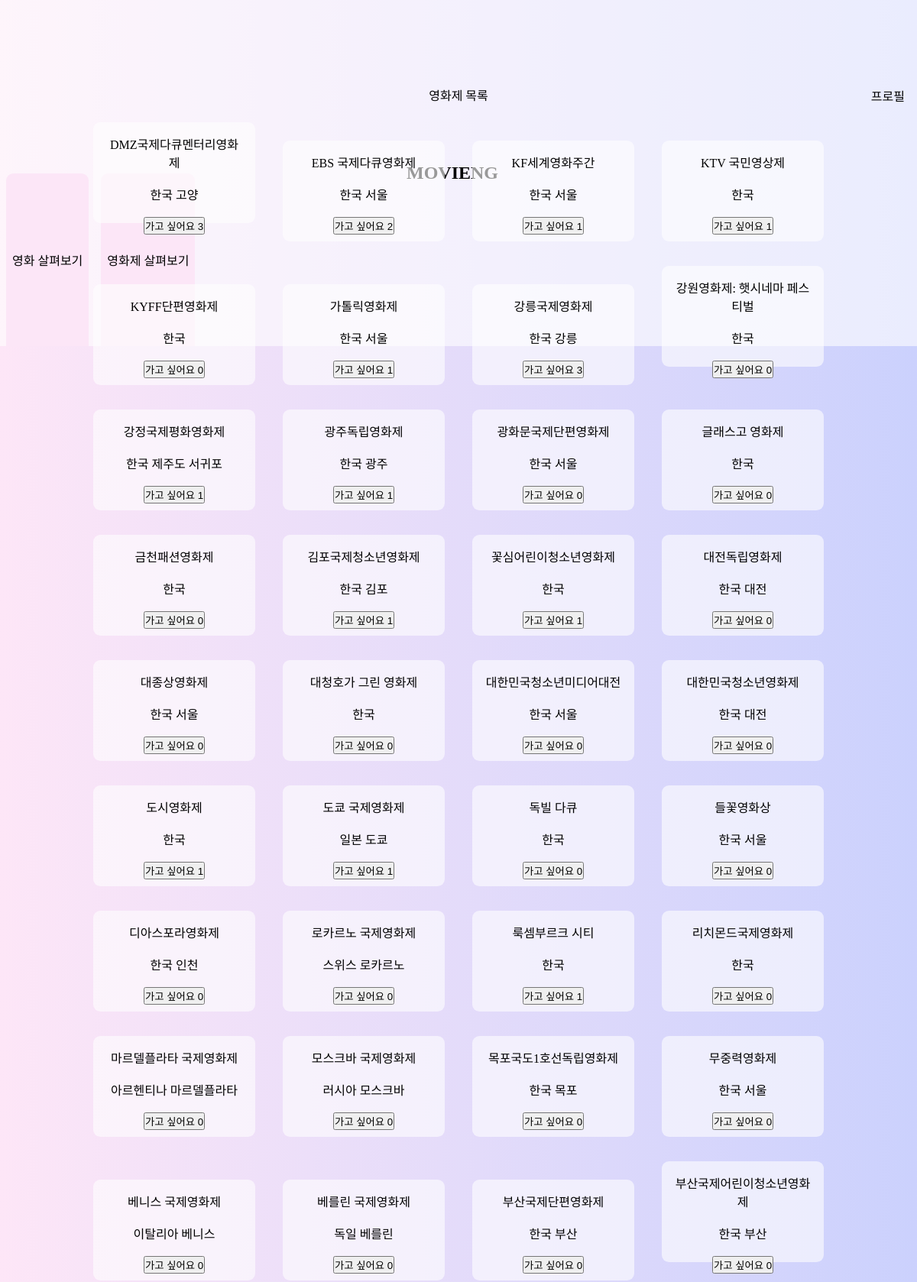
Page /festival/interest.php (upper part) on the committed database.
### tables this page shows
CREATE TABLE `festival` (
  `festival_id` int(11) NOT NULL AUTO_INCREMENT,
  `kor_title` varchar(255) NOT NULL,
  `eng_title` varchar(255) NOT NULL,
  `continent` varchar(50) NOT NULL,
  `nation` varchar(50) NOT NULL,
  `city` varchar(50) NOT NULL,
  `url` varchar(255) NOT NULL,
  `main` varchar(5) NOT NULL,
  `interest_count` int(11) NOT NULL DEFAULT 0,
  PRIMARY KEY (`festival_id`)
);

### festival/interest.php (called while the page is built, shortened)
<?php
include 'list.php';

### festival/list.php (the view, shortened to what this page needs)
<?php
$mysqli = mysqli_connect("localhost", "team01", "team01", "team01");
if(mysqli_connect_errno()){
    printf("Connected failed : %s\n", mysqli_connect_error());
    exit();
} else {
    $sql = "SELECT * FROM festival ORDER BY kor_title";
    $res = mysqli_query($mysqli, $sql);
}
?>
<!DOCTYPE html>
<html lang="ko">
    <head>
        <link rel="stylesheet" href="./list.css" />
        <link rel="stylesheet" href="./base.css" />
    </head>
    <body>
        <div class="header_container">
            <header>
                <div class="navigator">
                    <nav>
                        <ul>
                            <li><a href="../movie/list.php">영화 살펴보기</a></li>
                            <li><a href="./list.php">영화제 살펴보기</a></li>
                        </ul>
                    </nav>
                </div>
                <div class="logo" onclick="location.href='../info/home/home.php';"><h2>MOVIENG</h2></div>
                <div class="profile">
                    <nav>
                        <a href="../info/mypage/mypage.php">프로필</a>
                    </nav>
                </div>
            </header>
        </div>
        <div class = "content">
            <div class="festival_container">
                <div class="festival_title_container"><span class="festival_title">영화제 목록</span></div>
                <?php
                    if ($res) {
                        while($newArray = mysqli_fetch_array($res, MYSQLI_ASSOC)) { ?>
                            <div class="festival_list_container">
                                <span class="festival_title"  onclick="window.location.href='./detail.php?festival_id=<?=$newArray['festival_id']?>'"><?php $title = $newArray['kor_title']; echo $title;?></span></br></br>
                                <span class="festival_nation"  onclick="window.location.href='./detail.php?festival_id=<?=$newArray['festival_id']?>'"><?php $nation = $newArray['nation']; echo $nation;?></span>
                                <span class="festival_city"  onclick="window.location.href='./detail.php?festival_id=<?=$newArray['festival_id']?>'"><?php $city = $newArray['city']; echo $city;?></span></br></br>
                                <button class="festival_interest_btn" onclick="window.location.href='./interest.php?festival_id=<?=$newArray['festival_id']?>'">
                                    가고 싶어요
                                    <?php $interest_count = $newArray['interest_count'];?></a>
                                    <span class="festival_interest_cnt">
                                        <?php echo $interest_count;?>
                                    </span>
                                </button>
                            </div>
                        <?php }
                    } else {
                        printf("결과를 불러오는 데 실패하였습니다 : %s\n", mysqli_error($mysqli));
                    } ?>
            </div>
        </div>
    </body>
</html>

### festival/list.css (style rules this page uses)
* { padding: 0; margin: 0; }
a { text-decoration: none; color: #000; }
html { width: 100%; height: 100%; display: flex; align-items: center; }
body { width: 100%; height: 100%; display: flex; flex-direction: column; margin: 0 auto; justify-content: center; text-align: center; position: relative; background: linear-gradient(to left, #cbd1fd, #fde6f7); }
.header_container { width: 100%; height: 10%; margin: 0 auto; position: absolute; top: 0; }
header { width: 100%; height: 100%; background-color: rgba(255, 255, 255, 0.6); display: flex; align-items: center; justify-content: space-between; }
.navigator { width: 100%; height: 100%; display: flex; justify-content: space-between; }
.profile { width: 100%; height: 50%; display: flex; justify-content: right; padding-right: 1rem; }
ul { width: 100%; height: 50%; display: flex; flex-direction: row; position: absolute; bottom: 0; justify-content: left; }
header ul > li { font-size: 1rem; margin-inline: 0.5rem; padding-inline: 0.5rem; background-color: #fce6f7; border-radius: 0.6rem 0.6rem 0rem 0rem; display: flex; align-items: center; }
.festival_title_container { margin-bottom: 0.5rem; }
.festival_container { width: 100%; max-width : 3000px; margin: auto; }
.festival_list_container { width: 15%; height : 100px; display: inline-block; margin: 1rem; padding: 1rem; background: rgba(255, 255, 255, 0.6); border-radius: 0.6rem; }

### festival/base.css (style rules this page uses)
* { padding: 0; margin: 0; }
a { text-decoration: none; color: #000; }
html { width: 100%; height: 100%; display: flex; align-items: center; }
body { width: 100%; height: 100%; display: flex; flex-direction: column; margin: 0 auto; justify-content: center; text-align: center; position: relative; background: linear-gradient(to left, #cbd1fd, #fde6f7); }
.logo { cursor: pointer; }
.header_container { width: 100%; height: 10%; margin: 0 auto; position: absolute; top: 0; }
header { width: 100%; height: 100%; background-color: rgba(255, 255, 255, 0.6); display: flex; align-items: center; justify-content: space-between; }
.navigator { width: 100%; height: 100%; display: flex; justify-content: space-between; }
.profile { width: 100%; height: 50%; display: flex; justify-content: right; padding-right: 1rem; }
ul { width: 100%; height: 50%; display: flex; flex-direction: row; position: absolute; bottom: 0; justify-content: left; }
header ul > li { font-size: 1rem; margin-inline: 0.5rem; padding-inline: 0.5rem; background-color: #fce6f7; border-radius: 0.6rem 0.6rem 0rem 0rem; display: flex; align-items: center; }
.content { width: 100%; position: absolute; top: 7rem; display: flex; flex-direction: column; }

### rows in the picture
festival: kor_title "DMZ국제다큐멘터리영화제", nation "한국", city "고양", interest_count "3"
festival: kor_title "EBS 국제다큐영화제", nation "한국", city "서울", interest_count "2"
festival: kor_title "KF세계영화주간", nation "한국", city "서울", interest_count "1"
festival: kor_title "KTV 국민영상제", nation "한국", interest_count "1"
festival: kor_title "KYFF단편영화제", nation "한국", interest_count "0"
festival: kor_title "가톨릭영화제", nation "한국", city "서울", interest_count "1"
festival: kor_title "강릉국제영화제", nation "한국", city "강릉", interest_count "3"
festival: kor_title "강원영화제: 햇시네마 페스티벌", nation "한국", interest_count "0"
festival: kor_title "강정국제평화영화제", nation "한국", city "제주도 서귀포", interest_count "1"
festival: kor_title "광주독립영화제", nation "한국", city "광주", interest_count "1"
festival: kor_title "광화문국제단편영화제", nation "한국", city "서울", interest_count "0"
festival: kor_title "글래스고 영화제", nation "한국", interest_count "0"
festival: kor_title "금천패션영화제", nation "한국", interest_count "0"
festival: kor_title "김포국제청소년영화제", nation "한국", city "김포", interest_count "1"
festival: kor_title "꽃심어린이청소년영화제", nation "한국", interest_count "1"
festival: kor_title "대전독립영화제", nation "한국", city "대전", interest_count "0"
festival: kor_title "대종상영화제", nation "한국", city "서울", interest_count "0"
festival: kor_title "대청호가 그린 영화제", nation "한국", interest_count "0"
festival: kor_title "대한민국청소년미디어대전", nation "한국", city "서울", interest_count "0"
festival: kor_title "대한민국청소년영화제", nation "한국", city "대전", interest_count "0"
festival: kor_title "도시영화제", nation "한국", interest_count "1"
festival: kor_title "도쿄 국제영화제", nation "일본", city "도쿄", interest_count "1"
festival: kor_title "독빌 다큐", nation "한국", interest_count "0"
festival: kor_title "들꽃영화상", nation "한국", city "서울", interest_count "0"
festival: kor_title "디아스포라영화제", nation "한국", city "인천", interest_count "0"
festival: kor_title "로카르노 국제영화제", nation "스위스", city "로카르노", interest_count "0"
festival: kor_title "룩셈부르크 시티", nation "한국", interest_count "1"
festival: kor_title "리치몬드국제영화제", nation "한국", interest_count "0"
festival: kor_title "마르델플라타 국제영화제", nation "아르헨티나", city "마르델플라타", interest_count "0"
festival: kor_title "모스크바 국제영화제", nation "러시아", city "모스크바", interest_count "0"
festival: kor_title "목포국도1호선독립영화제", nation "한국", city "목포", interest_count "0"
festival: kor_title "무중력영화제", nation "한국", city "서울", interest_count "0"
festival: kor_title "베니스 국제영화제", nation "이탈리아", city "베니스", interest_count "0"
festival: kor_title "베를린 국제영화제", nation "독일", city "베를린", interest_count "0"
festival: kor_title "부산국제단편영화제", nation "한국", city "부산", interest_count "0"
festival: kor_title "부산국제어린이청소년영화제", nation "한국", city "부산", interest_count "0"
